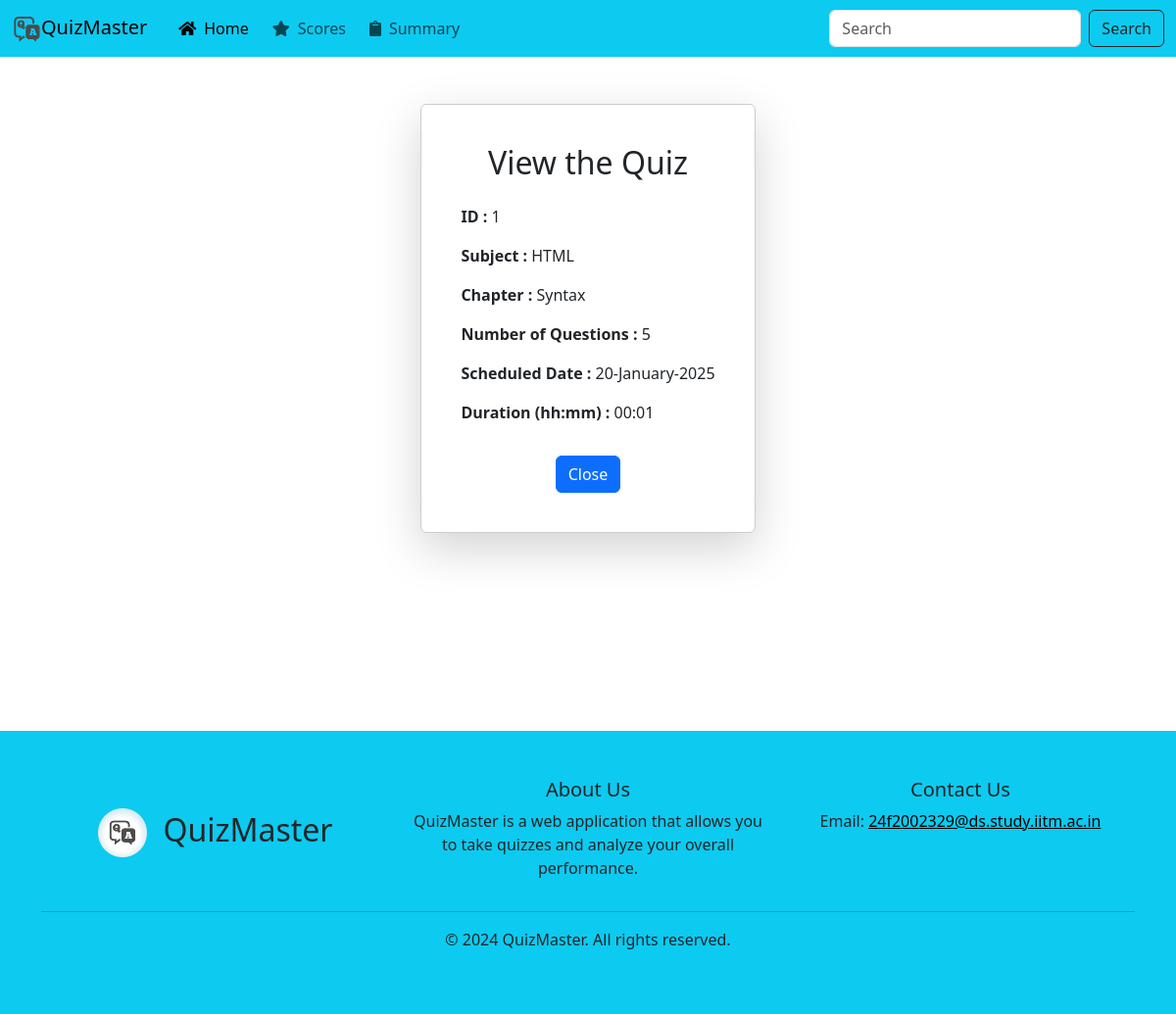
The app's page /user/view_quiz/1 with its own data.
### app/models/models.py (models this page shows)
class Quiz(db.Model):
    id = db.Column(db.Integer, primary_key=True)
    quiz_date = db.Column(db.DateTime, nullable=True)
    duration = db.Column(db.Integer, nullable=False)
    status = db.Column(db.String(20), default='pending')
    chapter_id = db.Column(db.Integer, db.ForeignKey('chapter.id'), nullable=False)
    questions = db.relationship('Question', backref='quiz', lazy=True)

class Subject(db.Model):
    id = db.Column(db.Integer, primary_key=True)
    name = db.Column(db.String(100), nullable=False)
    desc = db.Column(db.String(200), nullable=True)
    chapters = db.relationship('Chapter', backref='subject', lazy=True)

class Chapter(db.Model):
    id = db.Column(db.Integer, primary_key=True)
    name = db.Column(db.String(100), nullable=False)
    subject_id = db.Column(db.Integer, db.ForeignKey('subject.id'), nullable=False)
    quizzes = db.relationship('Quiz', backref='chapter', lazy=True)

### app/routes/user.py (the view)
@user_blueprint.route('/view_quiz/<int:quiz_id>')
def view_quiz(quiz_id):
    quiz = Quiz.query.get(quiz_id)
    return render_template('user/view_quiz.html', quiz=quiz)

### app/templates/user/view_quiz.html
{% extends "base.html" %}
{% block content %}
<section class="vh-90 content">
    <div class="container d-flex justify-content-center align-items-center mt-5">
        <div class="card text-center shadow-lg p-4 mb-5 bg-white rounded" style="max-width: auto; border: 1px solid #ccc;">
            <div class="card-body">
                <h2 class="card-title mb-4">View the Quiz</h2>
                <div class="text-start">
                    <p class="mb-3"><strong>ID :</strong> {{ quiz.id }}</p>
                    <p class="mb-3"><strong>Subject :</strong> {{ quiz.chapter.subject.name }}</p>
                    <p class="mb-3"><strong>Chapter :</strong> {{ quiz.chapter.name }}</p>
                    <p class="mb-3"><strong>Number of Questions :</strong> {{ quiz.questions|length }}</p>
                    <p class="mb-3"><strong>Scheduled Date :</strong> {{ quiz.quiz_date.strftime('%d-%B-%Y') }}</p>
                    <p class="mb-3"><strong>Duration (hh:mm) :</strong> {{ quiz.duration|int_to_time }}</p>
                </div>
                <button class="btn btn-primary mt-3 mx-2" onclick="window.history.back()">Close</button>
            </div>
        </div>
    </div>
</section>
{% endblock %}

### app/static/css/style.css (style rules this page uses)
body, html { height: 90vh; }
.content { min-height: 80vh; }
.card { border-radius: 4px; background: #fff; box-shadow: 0 6px 10px rgba(0,0,0,.08), 0 0 6px rgba(0,0,0,.05); transition: .3s transform cubic-bezier(.155,1.105,.295,1.12),.3s box-shadow,.3s -webkit-transform cubic-bezier(.155,1.105,.295,1.12); padding: 14px 80px 18px 36px; cursor: pointer; }

### records on screen
Quiz: id "1", quiz_date "20-January-2025", duration "00:01"
Subject: chapter.subject.name "HTML"
Chapter: chapter.name "Syntax"

### other values on screen
{{ quiz.questions|length }} "5"
